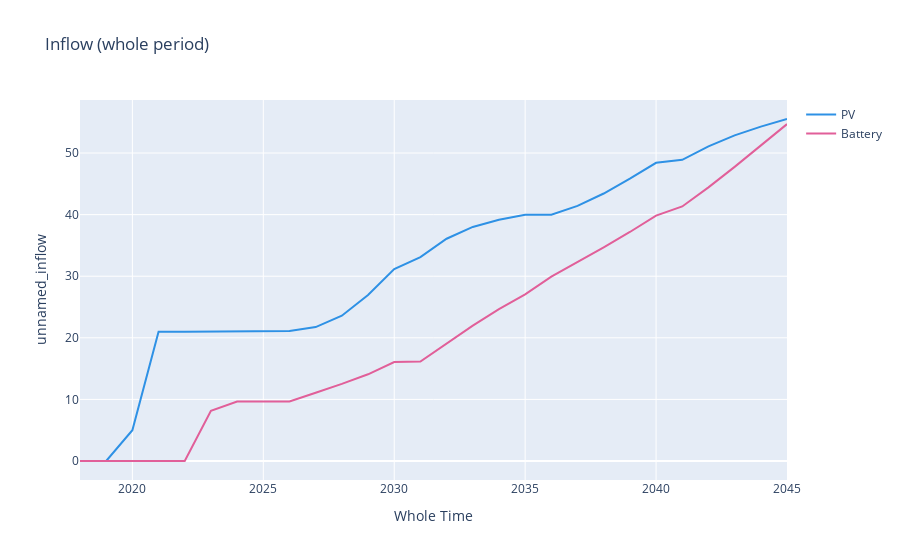

The code cell stored with this chart in its notebook:
### Code cell
# Stock (whole period)
ptr = fde.PlotlyArrayPlotter(
    array=dsm_sdriv.inflow,
    intra_line_dim="Whole Time",
    linecolor_dim="Product",
    title="Inflow (whole period)"
)
fig = ptr.plot(do_show=True)

### Figure 1 — Plotly figure (JSON) as saved in the notebook; plotly's stock layout.template omitted (floating-point values rounded to 4 significant figures)
{"data": [{"line": {"color": "#2E91E5", "dash": "solid"}, "name": "PV", "showlegend": true, "type": "scatter", "x": [2018, 2019, 2020, 2021, 2022, 2023, 2024, 2025, 2026, 2027, 2028, 2029, 2030, 2031, 2032, 2033, 2034, 2035, 2036, 2037, 2038, 2039, 2040, 2041, 2042, 2043, 2044, 2045], "xaxis": "x", "y": [0.0, 0.0, 5.0, 21.0, 21.0, 21.0, 21.0, 21.01, 21.12, 21.74, 23.58, 26.95, 31.16, 33.11, 36.09, 38.0, 39.15, 40.0, 39.97, 41.42, 43.43, 45.84, 48.41, 48.89, 51.08, 52.86, 54.28, 55.53], "yaxis": "y"}, {"line": {"color": "#E15F99", "dash": "solid"}, "name": "Battery", "showlegend": true, "type": "scatter", "x": [2018, 2019, 2020, 2021, 2022, 2023, 2024, 2025, 2026, 2027, 2028, 2029, 2030, 2031, 2032, 2033, 2034, 2035, 2036, 2037, 2038, 2039, 2040, 2041, 2042, 2043, 2044, 2045], "xaxis": "x", "y": [0.0, 0.0, 0.0, 0.0, 0.0, 8.16, 9.67, 9.67, 9.67, 11.08, 12.51, 14.08, 16.08, 16.15, 19.02, 21.97, 24.66, 27.04, 29.94, 32.28, 34.69, 37.18, 39.85, 41.33, 44.43, 47.75, 51.2, 54.7], "yaxis": "y"}], "layout": {"title": {"text": "Inflow (whole period)"}, "xaxis": {"anchor": "y", "domain": [0, 1], "title": {"text": "Whole Time"}}, "yaxis": {"anchor": "x", "domain": [0, 1], "title": {"text": "unnamed_inflow"}}}}
